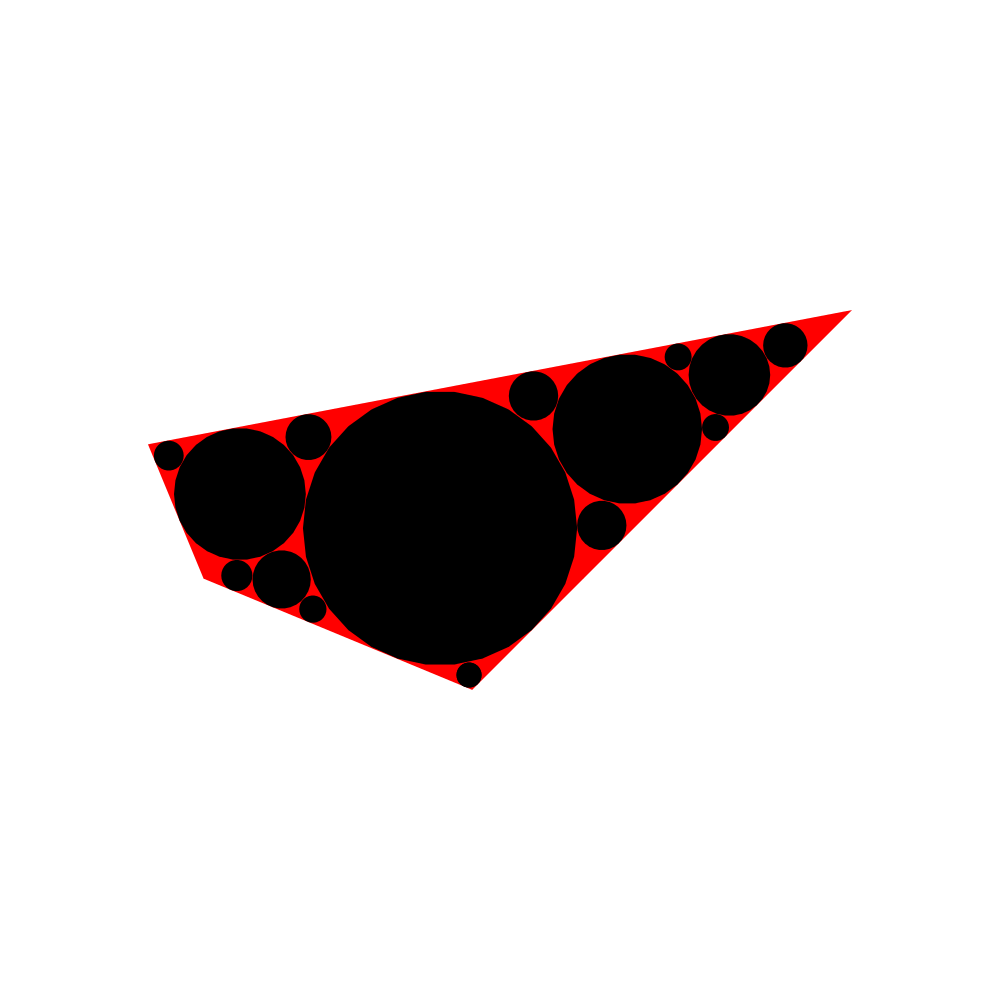

Python code for this plot:
from PVG              import *
from maxcirclepacking import *

canvas = Canvas()

polygon = Circle().polygon(8).split(2)[0].close()

canvas.draw(polygon,Color.red())
canvas.draw(polygon.maxcircles(15))

canvas.save("main_maxcirclepacking.png")
